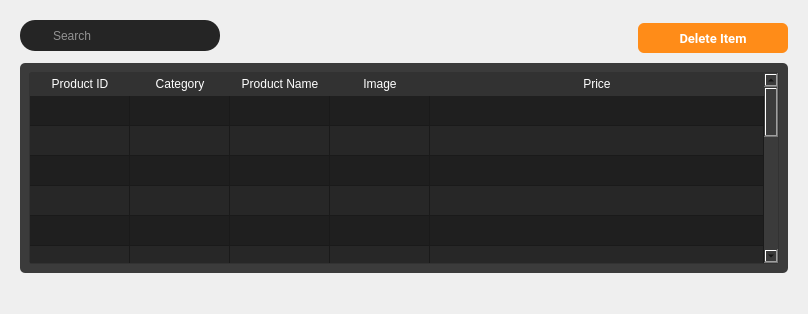
         <widget class="QWidget" name="delete_product">
          <layout class="QGridLayout" name="gridLayout_16">
           <item row="0" column="0">
            <widget class="QWidget" name="widget_42" native="true">
             <layout class="QGridLayout" name="gridLayout_15">
              <property name="bottomMargin">
               <number>30</number>
              </property>
              <item row="0" column="0">
               <widget class="QWidget" name="widget_43" native="true">
                <layout class="QHBoxLayout" name="horizontalLayout_14">
                 <property name="spacing">
                  <number>0</number>
                 </property>
                 <property name="leftMargin">
                  <number>0</number>
                 </property>
                 <property name="topMargin">
                  <number>0</number>
                 </property>
                 <property name="rightMargin">
                  <number>0</number>
                 </property>
                 <property name="bottomMargin">
                  <number>6</number>
                 </property>
                 <item alignment="Qt::AlignmentFlag::AlignLeft|Qt::AlignmentFlag::AlignTop">
                  <widget class="QWidget" name="search_frame_3" native="true">
                   <property name="minimumSize">
                    <size>
                     <width>200</width>
                     <height>0</height>
                    </size>
                   </property>
                   <property name="styleSheet">
                    <string notr="true">#search_frame_3{

	border-radius: 15px;
	background-color:#252525;
}
#search_frame_3 QPushButton{
	
	padding: 5px 5px;
	border-radius:5px;

	
}
#search_frame_3 QLineEdit{
	border: none;
	color: white;

}

#seach_frame_3 QPushButton::pressed {

	padding-left:10px;

}
</string>
                   </property>
                   <layout class="QVBoxLayout" name="verticalLayout_17">
                    <property name="leftMargin">
                     <number>2</number>
                    </property>
                    <property name="topMargin">
                     <number>2</number>
                    </property>
                    <property name="rightMargin">
                     <number>2</number>
                    </property>
                    <property name="bottomMargin">
                     <number>2</number>
                    </property>
                    <item>
                     <layout class="QHBoxLayout" name="horizontalLayout_15">
                      <property name="spacing">
                       <number>2</number>
                      </property>
                      <property name="leftMargin">
                       <number>2</number>
                      </property>
                      <property name="topMargin">
                       <number>2</number>
                      </property>
                      <property name="rightMargin">
                       <number>2</number>
                      </property>
                      <item>
                       <widget class="QPushButton" name="pushButton_17">
                        <property name="minimumSize">
                         <size>
                          <width>25</width>
                          <height>25</height>
                         </size>
                        </property>
                        <property name="maximumSize">
                         <size>
                          <width>25</width>
                          <height>25</height>
                         </size>
                        </property>
                        <property name="font">
                         <font>
                          <family>Roboto</family>
                          <pointsize>10</pointsize>
                          <bold>true</bold>
                         </font>
                        </property>
                        <property name="styleSheet">
                         <string notr="true">background-color: none;
border-radius:15px;
</string>
                        </property>
                        <property name="text">
                         <string/>
                        </property>
                        <property name="icon">
                         <iconset>
                          <normaloff>:/iCons/icons/icons8-search-26.png</normaloff>:/iCons/icons/icons8-search-26.png</iconset>
                        </property>
                       </widget>
                      </item>
                      <item>
                       <widget class="QLineEdit" name="lineEdit_5">
                        <property name="styleSheet">
                         <string notr="true">background-color: rgb(37, 37, 37);</string>
                        </property>
                        <property name="placeholderText">
                         <string>Search</string>
                        </property>
                       </widget>
                      </item>
                     </layout>
                    </item>
                   </layout>
                  </widget>
                 </item>
                 <item>
                  <spacer name="horizontalSpacer_5">
                   <property name="orientation">
                    <enum>Qt::Orientation::Horizontal</enum>
                   </property>
                   <property name="sizeHint" stdset="0">
                    <size>
                     <width>418</width>
                     <height>20</height>
                    </size>
                   </property>
                  </spacer>
                 </item>
                 <item>
                  <widget class="QPushButton" name="update_prod_button_2">
                   <property name="minimumSize">
                    <size>
                     <width>150</width>
                     <height>30</height>
                    </size>
                   </property>
                   <property name="maximumSize">
                    <size>
                     <width>150</width>
                     <height>25</height>
                    </size>
                   </property>
                   <property name="font">
                    <font>
                     <family>Roboto</family>
                     <pointsize>10</pointsize>
                     <bold>true</bold>
                    </font>
                   </property>
                   <property name="styleSheet">
                    <string notr="true">QPushButton {
    padding: 6px 14px;
    font-family: &quot;Roboto&quot;, sans-serif;
    border-radius: 6px;
    border: none;
    color: white;
    background: #FF8C18;
    box-shadow: 0px 0.5px 1.5px rgba(54, 122, 246, 0.25), inset 0px 0.8px 0px -0.25px rgba(255, 255, 255, 0.2);
    user-select: none;
    -webkit-user-select: none;
    touch-action: manipulation;
    transition: background-color 0.2s, box-shadow 0.2s; 
}
QPushButton::pressed {
    background-color: #B7B7B7;
    box-shadow: 0px 1px 2px rgba(0, 0, 0, 0.5) inset;
	color:black;
}
QPushButton:hover {
    background-color: #FFA54E; 
}</string>
                   </property>
                   <property name="text">
                    <string>Delete Item</string>
                   </property>
                   <property name="checkable">
                    <bool>true</bool>
                   </property>
                   <property name="autoExclusive">
                    <bool>true</bool>
                   </property>
                  </widget>
                 </item>
                </layout>
               </widget>
              </item>
              <item row="1" column="0">
               <widget class="QWidget" name="widget_45" native="true">
                <property name="sizePolicy">
                 <sizepolicy hsizetype="Preferred" vsizetype="Expanding">
                  <horstretch>0</horstretch>
                  <verstretch>0</verstretch>
                 </sizepolicy>
                </property>
                <property name="styleSheet">
                 <string notr="true">background-color: rgb(59, 59, 59);
border-radius:5px;
</string>
                </property>
                <layout class="QVBoxLayout" name="verticalLayout_18">
                 <item>
                  <widget class="QTableWidget" name="delete_prod_table">
                   <property name="sizePolicy">
                    <sizepolicy hsizetype="Expanding" vsizetype="Expanding">
                     <horstretch>50</horstretch>
                     <verstretch>0</verstretch>
                    </sizepolicy>
                   </property>
                   <property name="styleSheet">
                    <string notr="true">QTableWidget {
    background-color: #1F1F1F;
    border-radius: 3px;
    border: 1px solid rgb(50, 50, 50);
}

QTableWidget::section {
    border: none;
    border-bottom: 1px solid #d0c6ff;
    text-align: center; /* Set text alignment to center */
    padding: 3px 5px;
}

QHeaderView::section {
    background-color: rgb(50, 50, 50);
    color: white;
    border: none;
    border-bottom: 1px solid rgb(50, 50, 50);
    text-align: center; /* Set text alignment to center */
    padding: 2px 4px;
}

QTableView::item {
    color: white;
    padding: 5px;
    text-align: center; /* Set text alignment to center */
}

QTableView::item:alternate {
    background-color: #272727; 
}

QScrollBar:vertical {
    border: none;
    background: #3B3B3B;
    width: 10px;
    margin: 0px 0px 0px 0px;
}

QScrollBar::handle:vertical {
    background-color: #606060;
    min-height: 20px;
    border-radius: 5px;
}

QScrollBar::add-line:vertical,
QScrollBar::sub-line:vertical {
    border: none;
    background: none;
}

QScrollBar::add-page:vertical,
QScrollBar::sub-page:vertical {
    background: none;
}

QScrollBar:hover {
    opacity: 0.7;
}
</string>
                   </property>
                   <property name="alternatingRowColors">
                    <bool>true</bool>
                   </property>
                   <property name="sortingEnabled">
                    <bool>true</bool>
                   </property>
                   <attribute name="horizontalHeaderCascadingSectionResizes">
                    <bool>true</bool>
                   </attribute>
                   <attribute name="horizontalHeaderStretchLastSection">
                    <bool>true</bool>
                   </attribute>
                   <attribute name="verticalHeaderVisible">
                    <bool>false</bool>
                   </attribute>
                   <attribute name="verticalHeaderCascadingSectionResizes">
                    <bool>false</bool>
                   </attribute>
                   <attribute name="verticalHeaderShowSortIndicator" stdset="0">
                    <bool>false</bool>
                   </attribute>
                   <attribute name="verticalHeaderStretchLastSection">
                    <bool>false</bool>
                   </attribute>
                   <row>
                    <property name="text">
                     <string/>
                    </property>
                   </row>
                   <row>
                    <property name="text">
                     <string/>
                    </property>
                   </row>
                   <row>
                    <property name="text">
                     <string/>
                    </property>
                   </row>
                   <row>
                    <property name="text">
                     <string/>
                    </property>
                   </row>
                   <row>
                    <property name="text">
                     <string/>
                    </property>
                   </row>
                   <row>
                    <property name="text">
                     <string/>
                    </property>
                   </row>
                   <row>
                    <property name="text">
                     <string/>
                    </property>
                   </row>
                   <row>
                    <property name="text">
                     <string/>
                    </property>
                   </row>
                   <row>
                    <property name="text">
                     <string/>
                    </property>
                   </row>
                   <row>
                    <property name="text">
                     <string/>
                    </property>
                   </row>
                   <row>
                    <property name="text">
                     <string/>
                    </property>
                   </row>
                   <row>
                    <property name="text">
                     <string/>
                    </property>
                   </row>
                   <row>
                    <property name="text">
                     <string/>
                    </property>
                   </row>
                   <row>
                    <property name="text">
                     <string/>
                    </property>
                   </row>
                   <row>
                    <property name="text">
                     <string/>
                    </property>
                   </row>
                   <row>
                    <property name="text">
                     <string/>
                    </property>
                   </row>
                   <column>
                    <property name="text">
                     <string>Product ID</string>
                    </property>
                   </column>
                   <column>
                    <property name="text">
                     <string>Category</string>
                    </property>
                   </column>
                   <column>
                    <property name="text">
                     <string>Product Name</string>
                    </property>
                   </column>
                   <column>
                    <property name="text">
                     <string>Image</string>
                    </property>
                   </column>
                   <column>
                    <property name="text">
                     <string>Price</string>
                    </property>
                   </column>
                  </widget>
                 </item>
                </layout>
               </widget>
              </item>
             </layout>
            </widget>
           </item>
          </layout>
         </widget>
